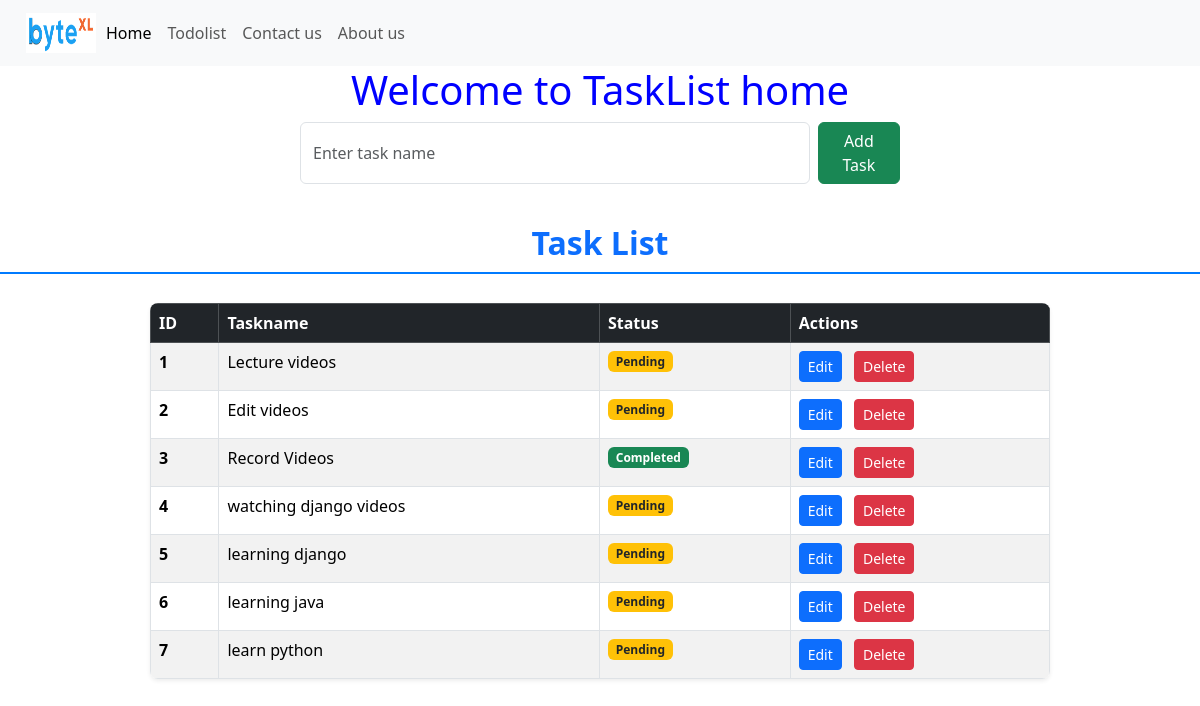
Page /task/ on the committed database.
### todolist_app/models.py (models this page shows, shortened)
class TaskList(models.Model):
    taskname = models.CharField(max_length=255)
    done=models.BooleanField(default=False)

### todolist_app/views.py (the view)
# urls.py: path('',views.todolist,name='todolist'), #http://127.0.0.1:8000/task/ defined in project urls.py
def todolist(request):
    if request.method == 'POST':
        form = TaskForm(request.POST)
        if form.is_valid():
            form.save()
            return redirect('todolist')  # redirect to the same view after saving
    else:
        form = TaskForm()
    task_lists = TaskList.objects.all()
    context = {
        'welcome_text': 'Welcome to TaskList home',
        'task_lists': task_lists,
        'form': form
    }
    return render(request, 'html/todolist.html', context)

### todolist_app/forms.py
class TaskForm(forms.ModelForm):
    class Meta:
        model = TaskList
        fields = ['taskname','done']   # expose only the taskname and done fields in the form

### todolist_app/templates/html/todolist.html (shortened to what this page needs)
{% extends 'base.html' %}
{% block content %}
<div class="d-flex justify-content-center mb-4">
  <form method="POST" action="#" class="d-flex w-50">
    <input type="text" name="taskname" class="form-control me-2" placeholder="Enter task name" required>
    <button type="submit" class="btn btn-success">Add Task</button>
  </form>
</div>
<h2 class="mb-4 text-primary text-center">Task List</h2>
<div class="d-flex justify-content-center">
  <table class="table table-striped table-hover table-bordered shadow-sm w-75">
    <thead class="table-dark">
      <tr>
        <th scope="col">ID</th>
        <th scope="col">Taskname</th>
        <th scope="col">Status</th>
        <th scope="col">Actions</th>
      </tr>
    </thead>
    <tbody>
      {% for task_list in task_lists %}
      <tr>
        <th scope="row">{{ task_list.id }}</th>
        <td>{{ task_list.taskname }}</td>
        <td>
          {% if task_list.done %}
            <span class="badge bg-success">Completed</span>
          {% else %}
            <span class="badge bg-warning text-dark">Pending</span>
          {% endif %}
        </td>
        <td>
          <a href="#" class="btn btn-sm btn-primary me-2">Edit</a>
          <a href="#" class="btn btn-sm btn-danger">Delete</a>
        </td>
      </tr>
      {% empty %}
      <tr>
        <td colspan="4" class="text-center text-muted">No tasks available</td>
      </tr>
      {% endfor %}
    </tbody>
  </table>
</div>
{% endblock content %}

### templates/base.html (shortened to what this page needs)
{% load static %}
<html>
    <head>
        <link rel="stylesheet" href="	https://cdn.jsdelivr.net/npm/bootstrap@5.3.8/dist/css/bootstrap.min.css" />
        <link rel="stylesheet" href="{% static 'css/demo.css' %}">
    </head>
    <body>
        <nav class="navbar navbar-expand-lg bg-body-tertiary">
  <div class="container-fluid">
    <a class="navbar-brand" href="#">
        <img src="{% static 'images/logo.png' %}" alt="Logo"
        class="d-inline-block align-text-top"></a>
    <div class="collapse navbar-collapse" id="navbarNav">
      <ul class="navbar-nav">
        <li class="nav-item">
          <a class="nav-link active" aria-current="page" href="{% url 'todolist' %}">Home</a>
        </li>
        <li class="nav-item">
          <a class="nav-link" href="{% url 'todolist' %}">Todolist</a>
        </li>
        <li class="nav-item">
          <a class="nav-link" href="{% url 'contact' %}">Contact us</a>
        </li>
        <li class="nav-item">
          <a class="nav-link" href="{% url 'about' %}">About us</a>
        </li>
      </ul>
    </div>
  </div>
</nav>
        <h1>{{welcome_text}}</h1>
        {% block content%}
        {% endblock content%}
    </body>
</html>

### static/css/demo.css (style rules this page uses)
img { width: 70px; height: 40px; margin:0% 20%; }
h1 { color:blue; text-align: center; }
h2 { font-weight: 600; border-bottom: 2px solid #007bff; padding-bottom: 10px; margin-bottom: 20px; }
.table { margin-top: 5px; margin-bottom: 30px; border-radius: 8px; overflow: hidden; }

### rows in the picture
TaskList: id "1", taskname "Lecture videos", done "Pending"
TaskList: id "2", taskname "Edit videos", done "Pending"
TaskList: id "3", taskname "Record Videos", done "Completed"
TaskList: id "4", taskname "watching django videos", done "Pending"
TaskList: id "5", taskname "learning django", done "Pending"
TaskList: id "6", taskname "learning java", done "Pending"
TaskList: id "7", taskname "learn python", done "Pending"

### other values in the picture
{{ welcome_text }} "Welcome to TaskList home"
